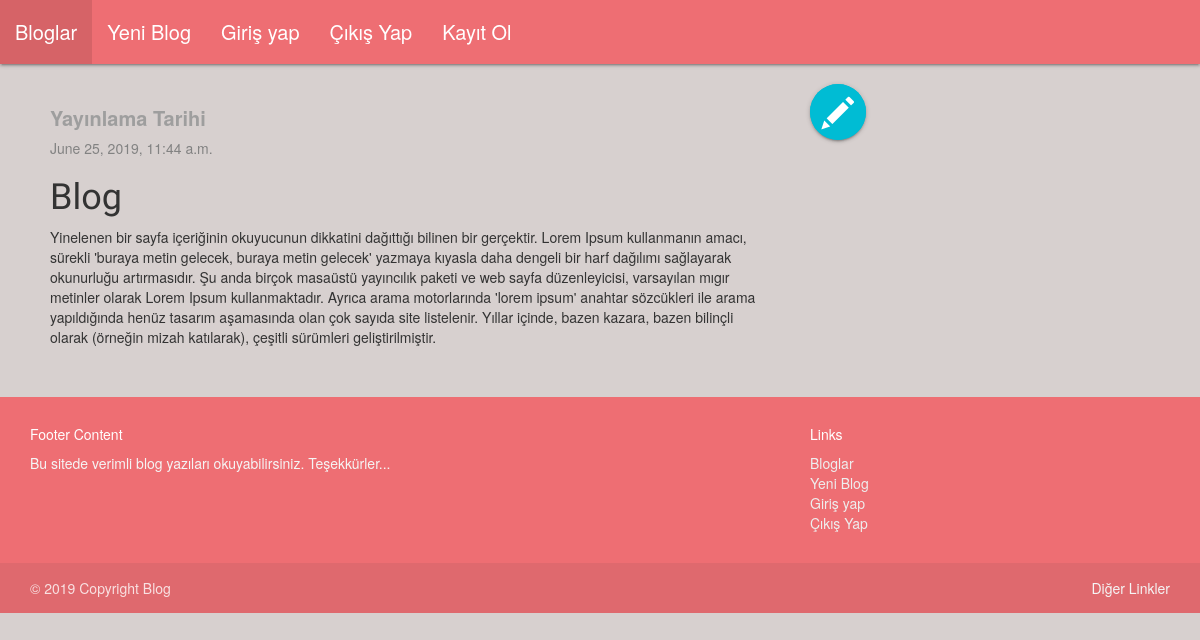
Screenshot of /post/9/ with the database file from the repository.
### blog/models.py (models this page shows, shortened)
class Post(models.Model):
    author = models.ForeignKey('auth.User', on_delete=models.CASCADE)
    title = models.CharField(max_length=200)
    text = models.TextField()
    created_date = models.DateTimeField(
            default=timezone.now)
    published_date = models.DateTimeField(
            blank=True, null=True)

### blog/views.py (the view)
# urls.py: path('post/<int:pk>/', views.post_detail, name='post_detail'),
def post_detail(request, pk):
    post = get_object_or_404(Post, pk=pk)
    return render(request, 'blog/post_detail.html', {'post': post})

### blog/templates/blog/post_detail.html (shortened to what this page needs)
<!-- {% extends 'blog/base.html' %}
{% block content %}
<div class="container">
    <div class="row">
        <div class="col m8">
                <div class="post">
                        <label for="id">Yayınlama Tarihi</label>{% if post.published_date %}
                            <div class="date">
                                {{ post.published_date }}
                            </div>
                        {% endif %}
                        <h1>{{ post.title }}</h1>
                        <p>{{ post.text|linebreaksbr }}</p>
                    </div>
        </div>
        <div class="col m4">
                <a class="btn-floating btn-large cyan pulse"  href="{% url 'post_edit' pk=post.pk %}"><i class="glyphicon glyphicon-pencil"></i></a>
        </div>
    </div>
</div>
{% endblock %} -->

### blog/static/css/blog.css (style rules this page uses)
body { padding-left: 0px; background-attachment: scroll; background-color:rgba(207, 199, 197, 0.822); display: flex; min-height: 100vh; flex-direction: column; }
h1, h2, h3, h4 { font-family: 'Lobster', cursive; }
.date { color: #828282; }
.post { margin-bottom: 70px; }
label { font-size: 20px; }
.post { padding: 15px; margin: 5px; left:-25px; }

### rows the page displays
Post: published_date "June 25, 2019, 11:44 a.m.", title "Blog", text "Yinelenen bir sayfa içeriğinin okuyucunun dikkatini dağıttığı bilinen bir gerçektir. Lorem Ipsum kullanmanın amacı, sürekli 'buraya metin gelecek, buraya metin gelecek' yazmaya kıyasla daha dengeli bir harf dağılımı sağlayarak okunurluğu artırmasıdır. Şu anda birçok masaüstü yayıncılık paketi ve web sayfa düzenleyicisi, varsayılan mıgır metinler olarak Lorem Ipsum kullanmaktadır. Ayrıca arama motorlarında 'lorem ipsum' anahtar sözcükleri ile arama yapıldığında henüz tasarım aşamasında olan çok sayıda site listelenir. Yıllar içinde, bazen kazara, bazen bilinçli olarak (örneğin mizah katılarak), çeşitli sürümleri geliştirilmiştir."
